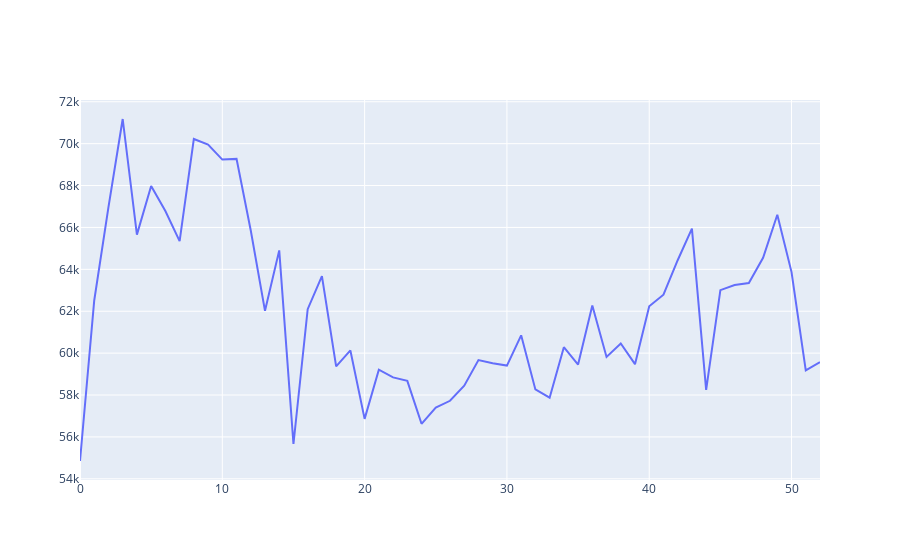

Write notebook code for a chart like this one.
### Code cell
amplitude_anual = []
# O loop percorre a série 'Energia_horaria' em incrementos de uma semana (168 horas)
for i in range(0, len(Energia_horaria), 168):
    semana = []

    # Adiciona os dados de energia de cada dia da semana à lista 'semana'
    for dia in range(7):
        semana.append(Energia_horaria[dia + i])

    # Calcula a média da semana e adiciona à lista 'amplitude_anual'
    amplitude_anual.append(np.mean(semana))

grafico_amplitude_anual = GeradorGraficoFurnas("amplitude-anual")

# Chamada para função de gráfico interativo de linha
# TODO Substitir os argumentos vazios ("") por títulos e legendas
fig = grafico_amplitude_anual.grafico_interativo_linha(list(range(len(amplitude_anual))), amplitude_anual, "", "")

# Botão para exportar gráfico no formato PDF
grafico_amplitude_anual.botao_exportar_pdf()

### Figure 1 — Plotly figure (JSON) as saved in the notebook; plotly's stock layout.template omitted (floating-point values rounded to 4 significant figures)
{"data": [{"mode": "lines", "name": "", "type": "scatter", "x": [0, 1, 2, 3, 4, 5, 6, 7, 8, 9, 10, 11, 12, 13, 14, 15, 16, 17, 18, 19, 20, 21, 22, 23, 24, 25, 26, 27, 28, 29, 30, 31, 32, 33, 34, 35, 36, 37, 38, 39, 40, 41, 42, 43, 44, 45, 46, 47, 48, 49, 50, 51, 52], "y": [54850.0, 62510.0, 66970.0, 71180.0, 65660.0, 67980.0, 66780.0, 65350.0, 70220.0, 69960.0, 69240.0, 69270.0, 65850.0, 62020.0, 64910.0, 55660.0, 62100.0, 63670.0, 59360.0, 60130.0, 56860.0, 59210.0, 58840.0, 58680.0, 56630.0, 57400.0, 57720.0, 58450.0, 59670.0, 59520.0, 59400.0, 60850.0, 58270.0, 57870.0, 60280.0, 59450.0, 62270.0, 59820.0, 60460.0, 59470.0, 62230.0, 62790.0, 64440.0, 65940.0, 58250.0, 63010.0, 63250.0, 63350.0, 64550.0, 66610.0, 63870.0, 59180.0, 59570.0]}], "layout": {"legend": {"title": {"text": "Legenda"}}, "title": {"text": ""}, "xaxis": {"title": {"text": ""}}, "yaxis": {"title": {"text": ""}}}}
